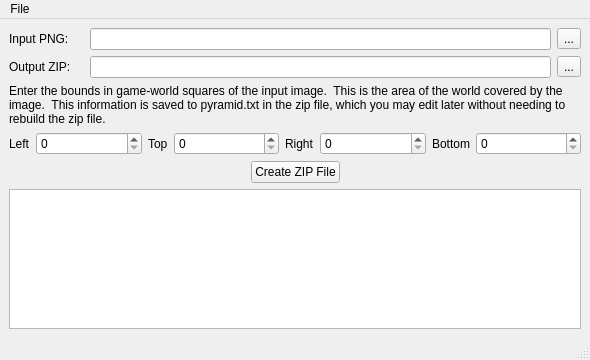
<?xml version="1.0" encoding="UTF-8"?>
<ui version="4.0">
 <class>InGameMapImagePyramidWindow</class>
 <widget class="QMainWindow" name="InGameMapImagePyramidWindow">
  <property name="geometry">
   <rect>
    <x>0</x>
    <y>0</y>
    <width>590</width>
    <height>360</height>
   </rect>
  </property>
  <property name="windowTitle">
   <string>Create Image Pyramid</string>
  </property>
  <widget class="QWidget" name="centralwidget">
   <layout class="QGridLayout" name="gridLayout_3">
    <item row="0" column="0">
     <layout class="QHBoxLayout" name="horizontalLayout">
      <item>
       <widget class="QLabel" name="label">
        <property name="minimumSize">
         <size>
          <width>75</width>
          <height>0</height>
         </size>
        </property>
        <property name="text">
         <string>Input PNG:</string>
        </property>
       </widget>
      </item>
      <item>
       <widget class="QLineEdit" name="inputNameEdit"/>
      </item>
      <item>
       <widget class="QToolButton" name="inputBrowseButton">
        <property name="text">
         <string>...</string>
        </property>
       </widget>
      </item>
     </layout>
    </item>
    <item row="5" column="0">
     <layout class="QHBoxLayout" name="horizontalLayout_3">
      <item>
       <spacer name="horizontalSpacer_2">
        <property name="orientation">
         <enum>Qt::Horizontal</enum>
        </property>
        <property name="sizeHint" stdset="0">
         <size>
          <width>40</width>
          <height>20</height>
         </size>
        </property>
       </spacer>
      </item>
      <item>
       <widget class="QPushButton" name="createZipButton">
        <property name="text">
         <string>Create ZIP File</string>
        </property>
       </widget>
      </item>
      <item>
       <spacer name="horizontalSpacer">
        <property name="orientation">
         <enum>Qt::Horizontal</enum>
        </property>
        <property name="sizeHint" stdset="0">
         <size>
          <width>40</width>
          <height>20</height>
         </size>
        </property>
       </spacer>
      </item>
     </layout>
    </item>
    <item row="1" column="0">
     <layout class="QHBoxLayout" name="horizontalLayout_2">
      <item>
       <widget class="QLabel" name="label_2">
        <property name="minimumSize">
         <size>
          <width>75</width>
          <height>0</height>
         </size>
        </property>
        <property name="text">
         <string>Output ZIP:</string>
        </property>
       </widget>
      </item>
      <item>
       <widget class="QLineEdit" name="outputNameEdit"/>
      </item>
      <item>
       <widget class="QToolButton" name="outputBrowseButton">
        <property name="text">
         <string>...</string>
        </property>
       </widget>
      </item>
     </layout>
    </item>
    <item row="6" column="0">
     <widget class="QPlainTextEdit" name="logText"/>
    </item>
    <item row="3" column="0">
     <layout class="QHBoxLayout" name="horizontalLayout_4">
      <item>
       <widget class="QLabel" name="label_4">
        <property name="text">
         <string>Left</string>
        </property>
       </widget>
      </item>
      <item>
       <widget class="QSpinBox" name="xMin">
        <property name="sizePolicy">
         <sizepolicy hsizetype="Minimum" vsizetype="Fixed">
          <horstretch>1</horstretch>
          <verstretch>0</verstretch>
         </sizepolicy>
        </property>
        <property name="maximum">
         <number>500000</number>
        </property>
       </widget>
      </item>
      <item>
       <widget class="QLabel" name="label_5">
        <property name="text">
         <string>Top</string>
        </property>
       </widget>
      </item>
      <item>
       <widget class="QSpinBox" name="yMin">
        <property name="sizePolicy">
         <sizepolicy hsizetype="Minimum" vsizetype="Fixed">
          <horstretch>1</horstretch>
          <verstretch>0</verstretch>
         </sizepolicy>
        </property>
        <property name="maximum">
         <number>500000</number>
        </property>
       </widget>
      </item>
      <item>
       <widget class="QLabel" name="label_6">
        <property name="text">
         <string>Right</string>
        </property>
       </widget>
      </item>
      <item>
       <widget class="QSpinBox" name="xMax">
        <property name="sizePolicy">
         <sizepolicy hsizetype="Minimum" vsizetype="Fixed">
          <horstretch>1</horstretch>
          <verstretch>0</verstretch>
         </sizepolicy>
        </property>
        <property name="maximum">
         <number>500000</number>
        </property>
       </widget>
      </item>
      <item>
       <widget class="QLabel" name="label_7">
        <property name="text">
         <string>Bottom</string>
        </property>
       </widget>
      </item>
      <item>
       <widget class="QSpinBox" name="yMax">
        <property name="sizePolicy">
         <sizepolicy hsizetype="Minimum" vsizetype="Fixed">
          <horstretch>1</horstretch>
          <verstretch>0</verstretch>
         </sizepolicy>
        </property>
        <property name="maximum">
         <number>500000</number>
        </property>
       </widget>
      </item>
     </layout>
    </item>
    <item row="2" column="0">
     <widget class="QLabel" name="label_3">
      <property name="text">
       <string>Enter the bounds in game-world squares of the input image.  This is the area of the world covered by the image.  This information is saved to pyramid.txt in the zip file, which you may edit later without needing to rebuild the zip file.</string>
      </property>
      <property name="wordWrap">
       <bool>true</bool>
      </property>
     </widget>
    </item>
   </layout>
  </widget>
  <widget class="QMenuBar" name="menubar">
   <property name="geometry">
    <rect>
     <x>0</x>
     <y>0</y>
     <width>590</width>
     <height>21</height>
    </rect>
   </property>
   <widget class="QMenu" name="menuFile">
    <property name="title">
     <string>File</string>
    </property>
    <addaction name="actionClose"/>
   </widget>
   <addaction name="menuFile"/>
  </widget>
  <widget class="QStatusBar" name="statusbar"/>
  <action name="actionClose">
   <property name="text">
    <string>Close</string>
   </property>
  </action>
 </widget>
 <resources/>
 <connections/>
</ui>
